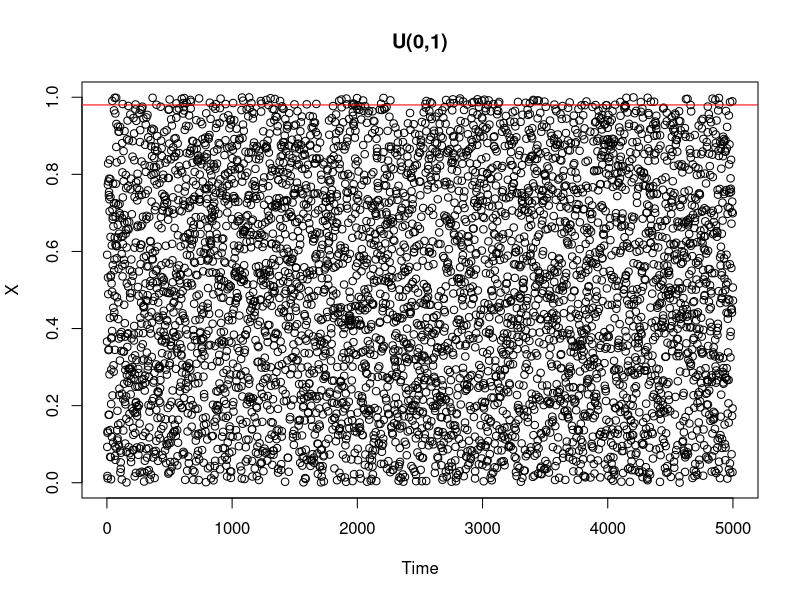
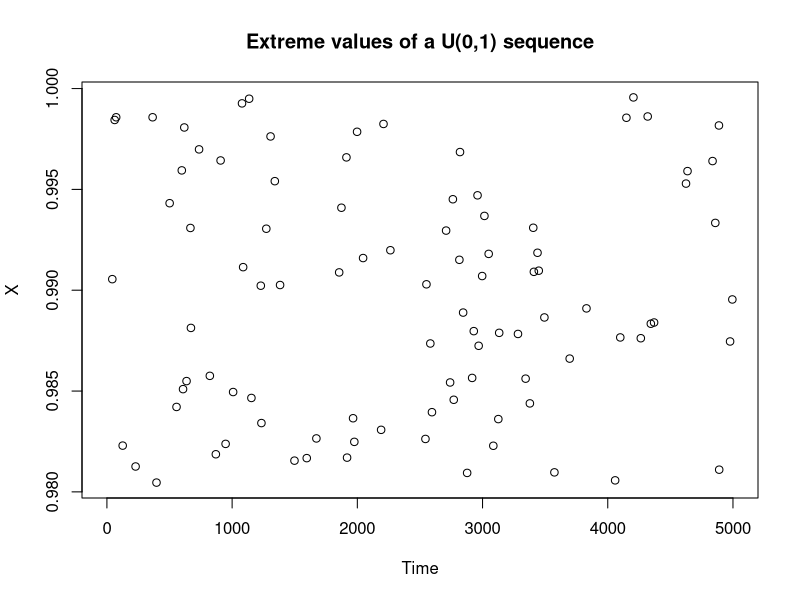
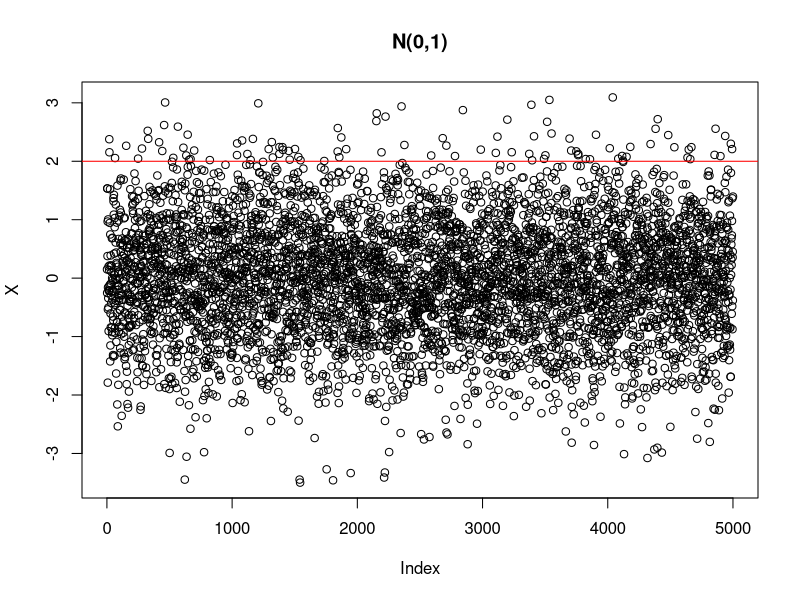
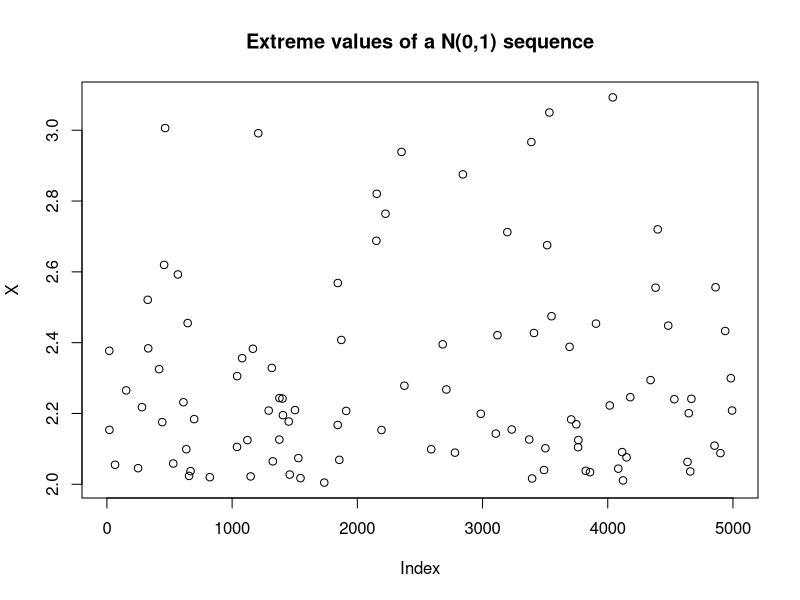
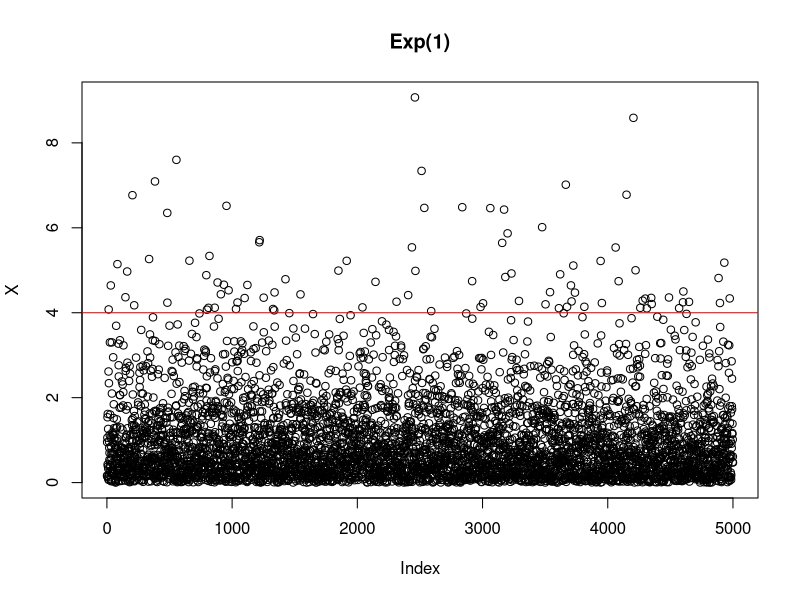
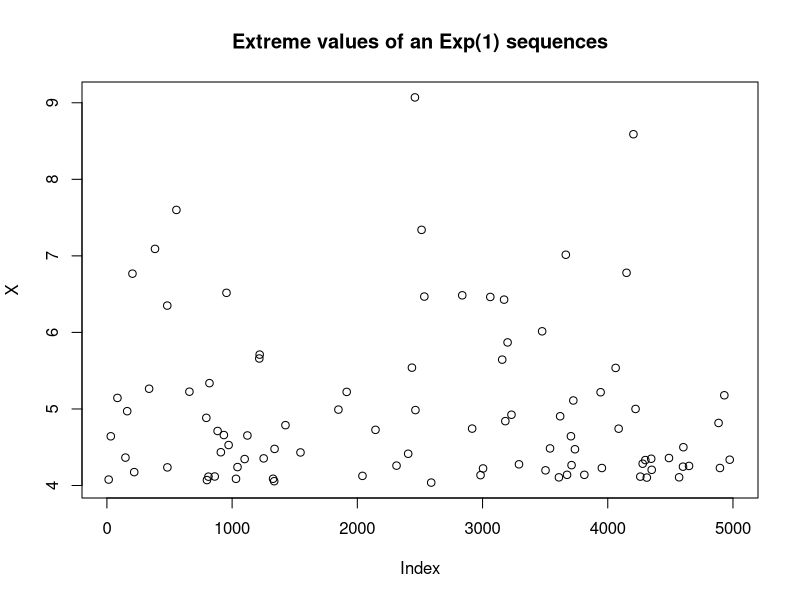
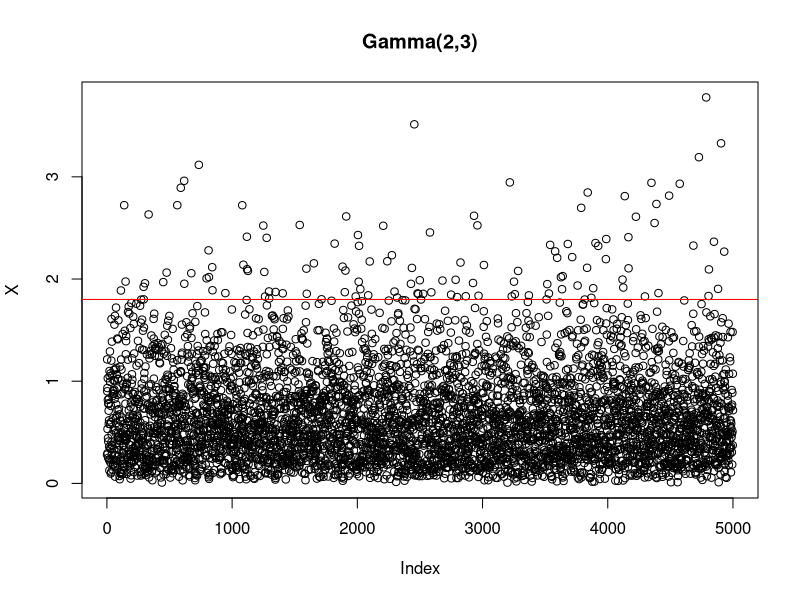
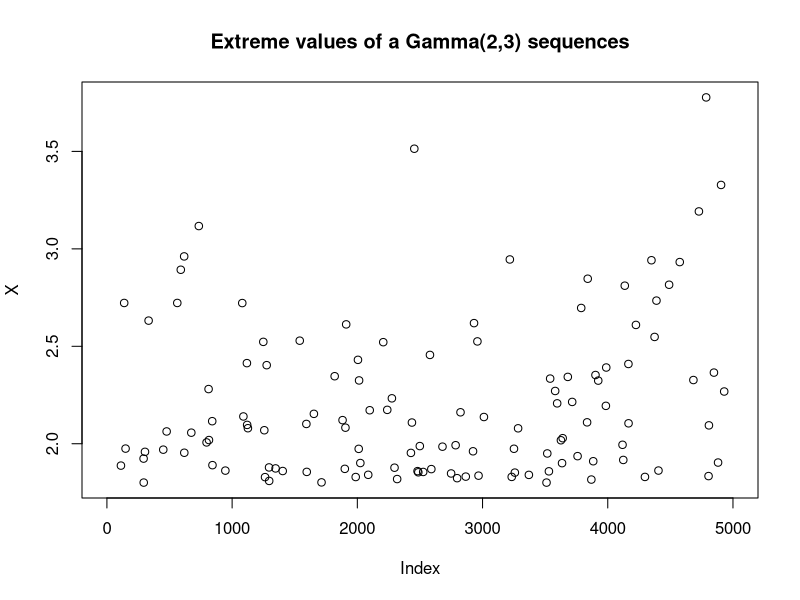

These charts were generated, in order, by the following R code:
#BEP

#Independent distributions

#IID disitributions

#U(0,1)
X <- ts(runif(5000))
plot(X, main='U(0,1)', type='p')
s = 0.98
abline(h=s, col='red')
for (i in 1:5000){
  if (X[i] < s){
    X[i] = NA
  }
}

plot(X, main="Extreme values of a U(0,1) sequence", ylab='X', type='p')

#N(0,1)
Y <- rnorm(5000)
plot(Y, main='N(0,1)', type='p', ylab='X')
q = 2
abline(h=q, col='red')
for (i in 1:5000){
  if (Y[i] < q){
    Y[i] = NA
  }
}

plot(Y,main="Extreme values of a N(0,1) sequence", ylab='X', type='p')

#exp(1)
W <- rexp(5000)
plot(W, main='Exp(1)', type='p', ylab='X')
m = 4
abline(h=m, col='red')
for (i in 1:5000){
  if (W[i] < m){
    W[i] = NA
  }
}

plot(W,main="Extreme values of an Exp(1) sequences", ylab='X', type='p')

#gamma(2,3)
V <- rgamma(5000, shape=2, rate=3)
plot(V, main='Gamma(2,3)', type='p', ylab='X')
n = 1.8
abline(h=n, col='red')
for (i in 1:5000){
  if (V[i] < n){
    V[i] = NA
  }
}

plot(V,main="Extreme values of a Gamma(2,3) sequences", ylab='X', type='p')

#MA
theta = 2
Z <- arima.sim(list(ma=theta), 5000)
plot(Z, main= expression(paste("MA(1), a=2")), type='p', ylab='X')
p=4.3
abline(h=p, col='red')
for (i in 1:5000){
  if (Z[i] < p){
    Z[i] = NA
  }
}

plot(Z,main="Extreme values of a MA(1) sequence", ylab='X', type='p')

#Dependent distributions

#Moving Maxima
n = 5000
m = 25
U <- runif(n+m)
E = -1/(m*log(U))
X = rep(NA,n)
for (i in 1:n){
  X[i] = max(E[i:(i+m)])
}

plot(X, main='Moving maxima with m=10', type='p', ylab='X')
p = 13
abline(h=p, col='red')

for (i in 1:n){
  if (X[i] < p){
    X[i] = NA
  }
}

plot(X,main="Extremes values of a Moving Maxima sequence", ylab='X', type='p')

#ARCH

n=5000
nn = n + (n/5)
E = rnorm(nn)
XX = rep(NA,nn)
X0 = 0
for (i in 1:nn){
  XX[i] = sqrt((2*10^(-5)+0.7*X0^2))*E[i]
  X0 = XX[i]
}
X = XX[(n/5):nn]
s = 0.02
plot(X, main='ARCH', type='p', ylab='X')
abline(h=s, col='red')

for (i in 1:n){
  if (X[i] < s){
    X[i] = NA
  }
}

plot(X, main="Extremes values of an ARCH sequence", ylab='X', type='p')

#sARCH
n = 5000
nn = n + (n/5)
E <- rnorm(nn)
X0 = 0
s = 0.00035
XX = rep(NA, nn)
for (i in 1:nn){
  XX[i] = (2*10^{-5} + 0.5*X0)*E[i]^2
  X0 = XX[i]
}
X = XX[(n/5):nn]
plot(X, main='sARCH', type='p', ylab='X')
abline(h=s, col='red')

for (i in 1:n){
  if (X[i] < s){
    X[i] = NA
  }
}

plot(X, main="Extreme values of a sARCH sequence", ylab='X', type='p')

#AR-C
n = 5000
z = 0.7
X0 <- rcauchy(1, location = 0, scale = 1)
E <- rcauchy(n, location = 0, scale = (1-abs(z)))
X = rep(NA, n)
for (i in 1:n){
  X[i] = z*X0 + E[i]
  X0 = X[i]
}

plot(X, main='AR-C with z=0.7', type='p', ylab='X')
p = 50
abline(h=p, col='red')

for (i in 1:n){
  if (X[i] < p){
    X[i] = NA
  }
}

plot(X,main="Extreme values of an AR-C sequence", ylab='X', type='p')
